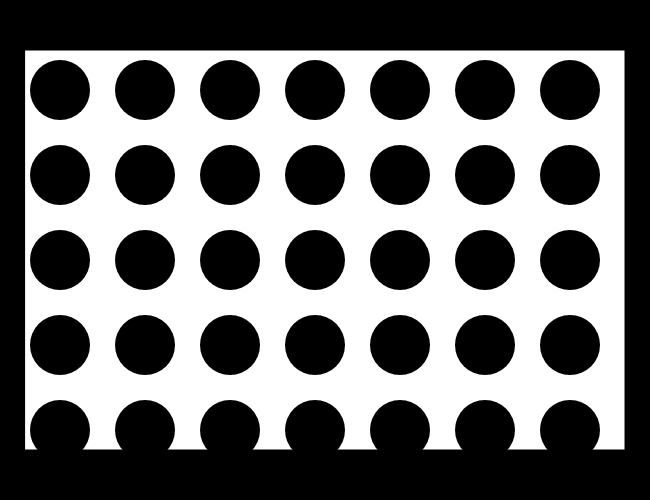
Frame 1 (no input)
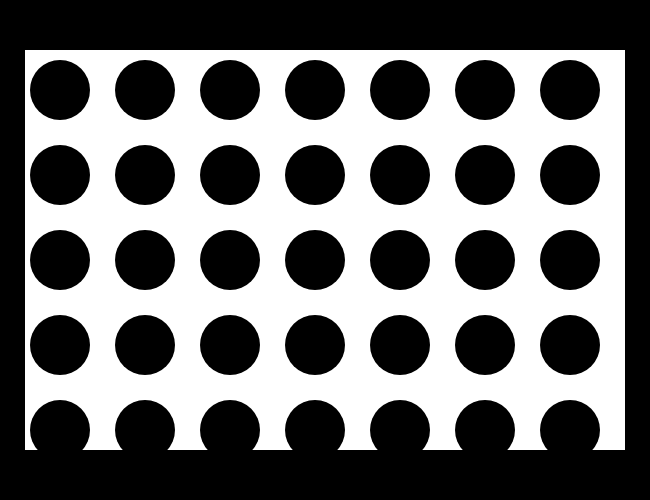
Frame 60 (no input)
Frame 120 (the mouse pressed at the canvas centre since frame 60): identical to frame 60, image omitted

The p5.js sketch that drew these frames (run headless with seeded random() and noise() and a simulated clock; from frame 60 on, the mouse is pressed at the canvas centre):

// p5.js sketch
// ── sketch.js
let holes = []
let cols = 7
let rows = 6

function setup() {

  createCanvas(650, 500)

  for (let i = 0; i < rows; i++){
    for(let j = 0; j < cols; j++){
      holes.push(new hole(j, i))
    }
  }

}

function draw() {

  background(0)

  rectMode(CENTER)
  fill(255)
  rect( width / 2, height / 2, 600, 400)

  for (let i = 0; i < holes.length; i++)
  holes[i].draw()
}

// ── hole.js
function hole(x, y) {
  this.pos = createVector(x * 85 + 60, y* 85 + 90)
  this.size = 60

  this.draw = function() {
    fill(0)
    noStroke()
    ellipse (this.pos.x, this.pos.y, this.size, this.size)
  }
}
